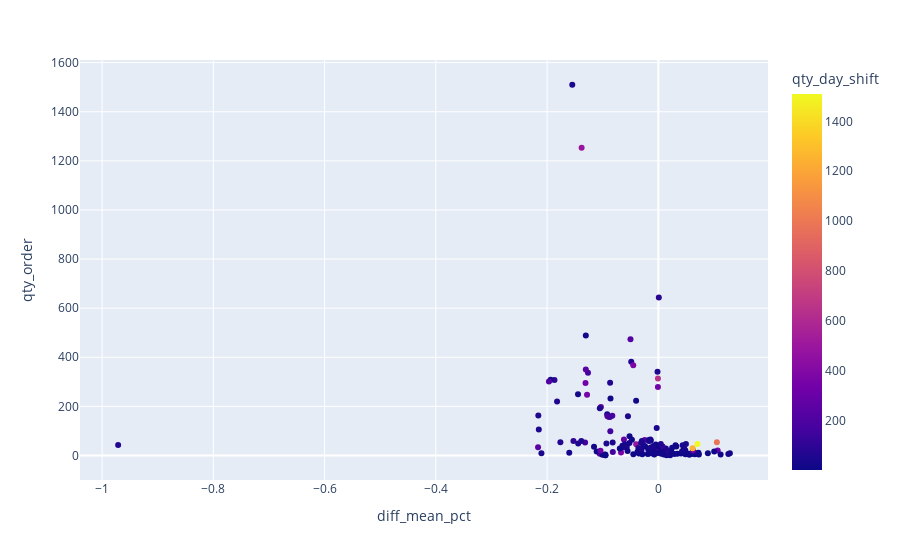
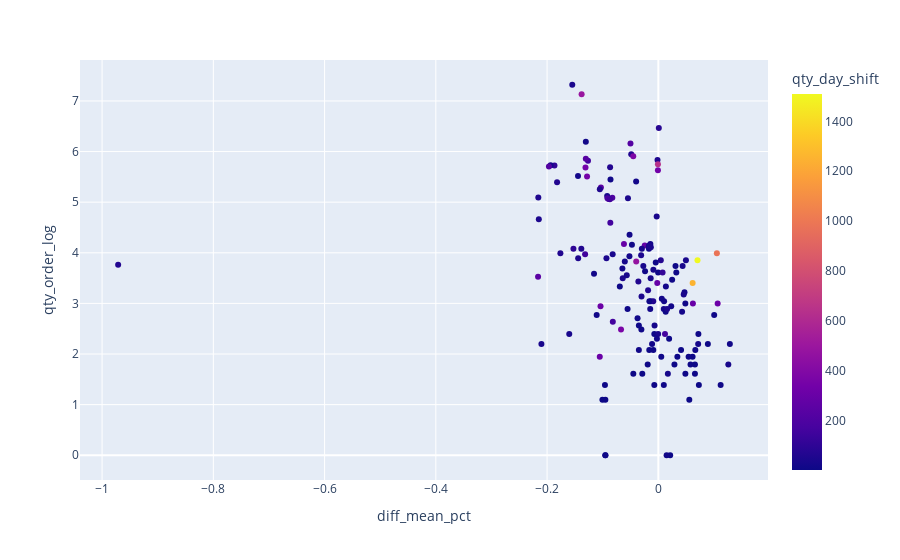

Write notebook code for charts like these, in order.
### Code cell
prod_id = "P4"
fig = px.scatter(df[df.prod_id == prod_id], x="diff_mean_pct", y="qty_order", color="qty_day_shift")
fig.show()

fig = px.scatter(df[df.prod_id == prod_id], x="diff_mean_pct", y="qty_order_log", color="qty_day_shift")
fig.show()

### Figure 1 — Plotly figure (JSON) as saved in the notebook; plotly's stock layout.template omitted (floating-point values rounded to 4 significant figures; data arrays with more than 128 entries replaced by an {"elided": "..."} marker saying what was removed)
{"data": [{"hovertemplate": "diff_mean_pct=%{x}<br>qty_order=%{y}<br>qty_day_shift=%{marker.color}<extra></extra>", "legendgroup": "", "marker": {"color": {"elided": "153 int values"}, "coloraxis": "coloraxis", "symbol": "circle"}, "mode": "markers", "name": "", "orientation": "v", "showlegend": false, "type": "scatter", "x": {"elided": "153 float values"}, "xaxis": "x", "y": {"elided": "153 int values"}, "yaxis": "y"}], "layout": {"autosize": true, "coloraxis": {"colorbar": {"title": {"text": "qty_day_shift"}}, "colorscale": [[0, "#0d0887"], [0.1111, "#46039f"], [0.2222, "#7201a8"], [0.3333, "#9c179e"], [0.4444, "#bd3786"], [0.5556, "#d8576b"], [0.6667, "#ed7953"], [0.7778, "#fb9f3a"], [0.8889, "#fdca26"], [1, "#f0f921"]]}, "legend": {"tracegroupgap": 0}, "margin": {"t": 60}, "xaxis": {"anchor": "y", "autorange": true, "domain": [0, 1], "range": [-1.039, 0.1962], "title": {"text": "diff_mean_pct"}, "type": "linear"}, "yaxis": {"anchor": "x", "autorange": true, "domain": [0, 1], "range": [-115.8, 1627.0], "title": {"text": "qty_order"}, "type": "linear"}}}

### Figure 2 — Plotly figure (JSON) as saved in the notebook; plotly's stock layout.template omitted (floating-point values rounded to 4 significant figures; data arrays with more than 128 entries replaced by an {"elided": "..."} marker saying what was removed)
{"data": [{"hovertemplate": "diff_mean_pct=%{x}<br>qty_order_log=%{y}<br>qty_day_shift=%{marker.color}<extra></extra>", "legendgroup": "", "marker": {"color": {"elided": "153 int values"}, "coloraxis": "coloraxis", "symbol": "circle"}, "mode": "markers", "name": "", "orientation": "v", "showlegend": false, "type": "scatter", "x": {"elided": "153 float values"}, "xaxis": "x", "y": {"elided": "153 float values"}, "yaxis": "y"}], "layout": {"autosize": true, "coloraxis": {"colorbar": {"title": {"text": "qty_day_shift"}}, "colorscale": [[0, "#0d0887"], [0.1111, "#46039f"], [0.2222, "#7201a8"], [0.3333, "#9c179e"], [0.4444, "#bd3786"], [0.5556, "#d8576b"], [0.6667, "#ed7953"], [0.7778, "#fb9f3a"], [0.8889, "#fdca26"], [1, "#f0f921"]]}, "legend": {"tracegroupgap": 0}, "margin": {"t": 60}, "xaxis": {"anchor": "y", "autorange": true, "domain": [0, 1], "range": [-1.039, 0.1962], "title": {"text": "diff_mean_pct"}, "type": "linear"}, "yaxis": {"anchor": "x", "autorange": true, "domain": [0, 1], "range": [-0.5668, 7.887], "title": {"text": "qty_order_log"}, "type": "linear"}}}
